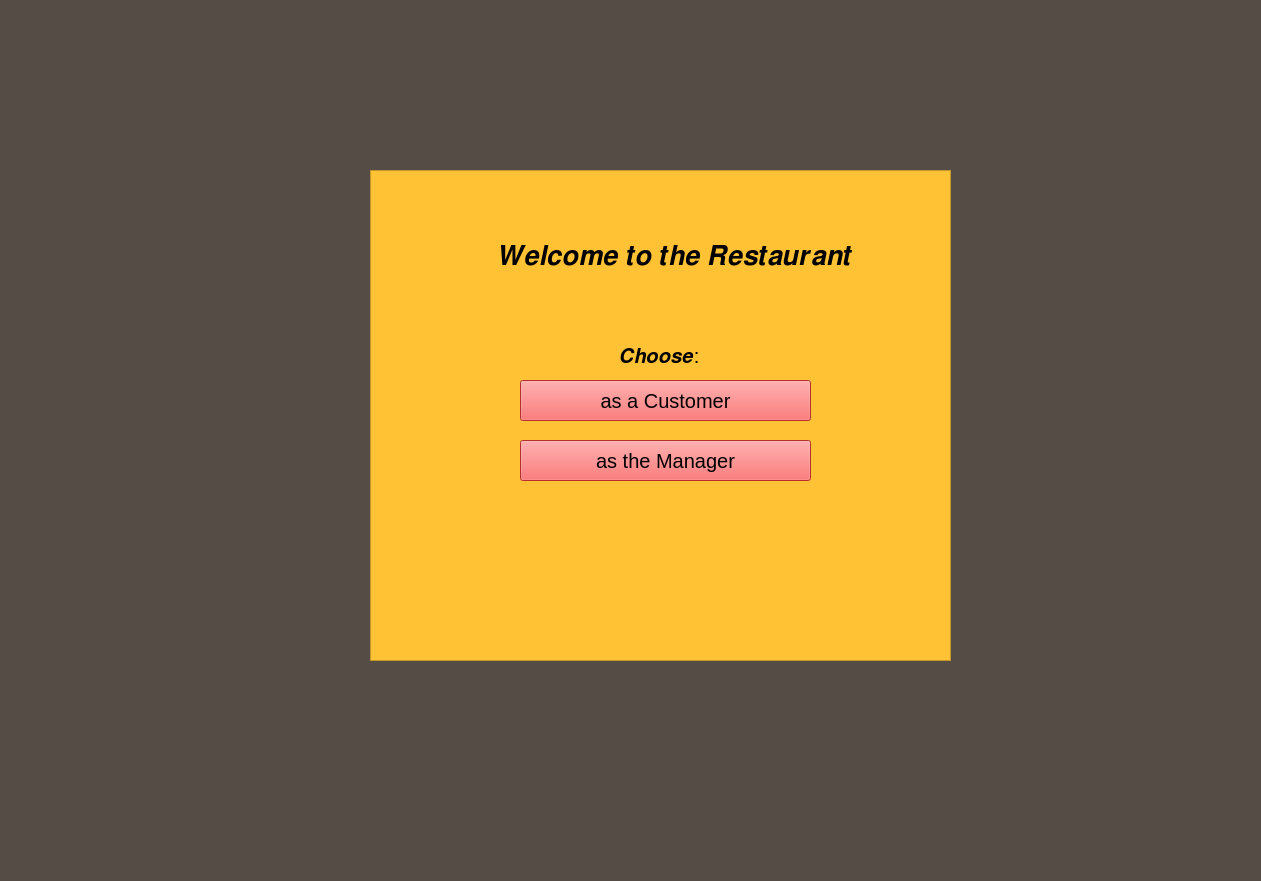
<?xml version="1.0" encoding="UTF-8"?>
<ui version="4.0">
 <class>MainWindow</class>
 <widget class="QMainWindow" name="MainWindow">
  <property name="geometry">
   <rect>
    <x>0</x>
    <y>0</y>
    <width>1261</width>
    <height>881</height>
   </rect>
  </property>
  <property name="cursor">
   <cursorShape>ArrowCursor</cursorShape>
  </property>
  <property name="windowTitle">
   <string>MainWindow</string>
  </property>
  <property name="styleSheet">
   <string notr="true">background-color: rgb(85, 76, 70)</string>
  </property>
  <property name="documentMode">
   <bool>false</bool>
  </property>
  <widget class="QWidget" name="centralwidget">
   <widget class="QFrame" name="frame">
    <property name="geometry">
     <rect>
      <x>370</x>
      <y>170</y>
      <width>581</width>
      <height>491</height>
     </rect>
    </property>
    <property name="styleSheet">
     <string notr="true">background-color: rgb(255, 194, 53)</string>
    </property>
    <property name="frameShape">
     <enum>QFrame::StyledPanel</enum>
    </property>
    <property name="frameShadow">
     <enum>QFrame::Raised</enum>
    </property>
    <widget class="QPushButton" name="managerbutton">
     <property name="geometry">
      <rect>
       <x>150</x>
       <y>270</y>
       <width>291</width>
       <height>41</height>
      </rect>
     </property>
     <property name="styleSheet">
      <string notr="true">background-color: rgb(255, 66, 66); font-size: 15pt</string>
     </property>
     <property name="text">
      <string>as the Manager</string>
     </property>
    </widget>
    <widget class="QPushButton" name="customerbutton">
     <property name="geometry">
      <rect>
       <x>150</x>
       <y>210</y>
       <width>291</width>
       <height>41</height>
      </rect>
     </property>
     <property name="styleSheet">
      <string notr="true">background-color: rgb(255, 66, 66); font-size: 15pt</string>
     </property>
     <property name="text">
      <string>as a Customer</string>
     </property>
    </widget>
    <widget class="QLabel" name="label_2">
     <property name="geometry">
      <rect>
       <x>250</x>
       <y>170</y>
       <width>101</width>
       <height>31</height>
      </rect>
     </property>
     <property name="toolTip">
      <string/>
     </property>
     <property name="statusTip">
      <string/>
     </property>
     <property name="whatsThis">
      <string/>
     </property>
     <property name="styleSheet">
      <string notr="true">font-size: 15pt; background-color: rgb(255, 194, 53)</string>
     </property>
     <property name="text">
      <string>𝑪𝒉𝒐𝒐𝒔𝒆:</string>
     </property>
    </widget>
    <widget class="QLabel" name="label">
     <property name="geometry">
      <rect>
       <x>130</x>
       <y>50</y>
       <width>391</width>
       <height>71</height>
      </rect>
     </property>
     <property name="styleSheet">
      <string notr="true">font-size: 20pt; background-color: rgb(255, 194, 53); color: rgb(0, 0, 0);
font: 14pt &quot;Kristen ITC&quot;;</string>
     </property>
     <property name="text">
      <string>𝑾𝒆𝒍𝒄𝒐𝒎𝒆 𝒕𝒐 𝒕𝒉𝒆 𝑹𝒆𝒔𝒕𝒂𝒖𝒓𝒂𝒏𝒕</string>
     </property>
    </widget>
   </widget>
  </widget>
  <widget class="QMenuBar" name="menubar">
   <property name="geometry">
    <rect>
     <x>0</x>
     <y>0</y>
     <width>1261</width>
     <height>26</height>
    </rect>
   </property>
  </widget>
  <widget class="QStatusBar" name="statusbar"/>
 </widget>
 <resources/>
 <connections/>
</ui>
